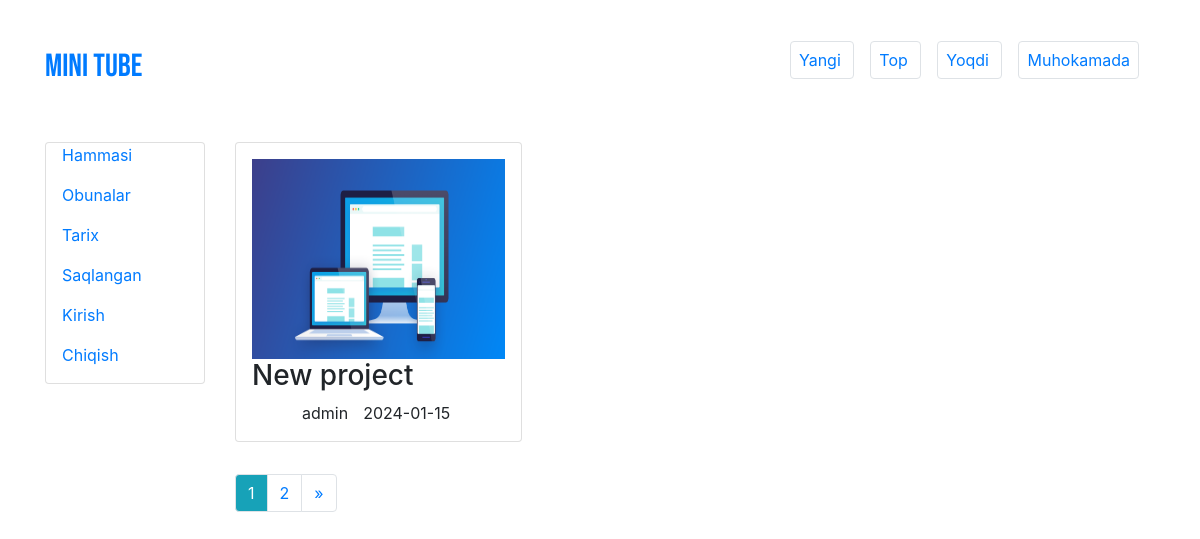
The page / on the database its author committed.
### main/models.py (models this page shows)
class VideoContent(models.Model):
    author = models.ForeignKey(User, related_name='videos', on_delete=models.CASCADE)
    category = models.ForeignKey(Category, related_name='videos', on_delete=models.PROTECT)
    title = models.CharField(max_length=255)
    file = models.FileField(upload_to="videos", blank=True)
    image = models.ImageField(upload_to="images", blank=True)
    video_url = models.URLField(max_length=255, blank=True)
    text = models.TextField(max_length=500)
    likes = models.PositiveBigIntegerField(default=0)
    dislikes = models.PositiveBigIntegerField(default=0)
    views = models.PositiveBigIntegerField(default=0)
    comments_count = models.PositiveBigIntegerField(default=0)
    reg_date = models.DateTimeField(auto_now_add=True)

### accounts/models.py (models this page shows)
class User(AbstractUser):
    phone = models.CharField(max_length=13, verbose_name="Phone" , blank=True)
    image = models.ImageField(upload_to="user_images")
    followings = models.ManyToManyField('self')
    liked_videos = models.ManyToManyField('main.VideoContent', related_name="user_liked_videos")
    watched_videos = models.ManyToManyField('main.VideoContent')

### main/views.py (the view)
# urls.py: path('',  HomeView.as_view(), name="home"),
class HomeView(View):
    def get(self, request, *args, **kwargs):
        page = 1
        if request.GET.get("page"):
            page = int(request.GET.get("page"))
        videos = VideoContent.objects.all()
        paginator = Paginator(videos , 1)
        page_objects = paginator.get_page( page )
        print()
        print(page_objects.object_list)
        print()
        context = {'videos': page_objects.object_list ,"page_objects":page_objects, 'paginator': paginator}
        return render(request, "index.html", context )

### templates/index.html (shortened to what this page needs)
<!DOCTYPE html>
<html lang="en">
<head>
    <link rel="stylesheet" href="/static/bootstrap.css">
<link rel="stylesheet" href="https://cdnjs.cloudflare.com/ajax/libs/font-awesome/6.5.1/css/all.min.css" />
</head>
<body>
    <main>
        <div class="container">
           <nav class="pt-5 d-flex justify-content-between">
                <a href="#" class="logo"> <h2> Mini Tube </h2> </a>
                <div class="filter">
                    <a href="#" class="p-2 border rounded mr-3"> Yangi </a>
                    <a href="#" class="p-2 border rounded mr-3"> Top </a>
                    <a href="#" class="p-2 border rounded mr-3"> Yoqdi </a>
                    <a href="#" class="p-2 border rounded mr-3"> Muhokamada </a>
                </div>
           </nav>
        </div>
        <div class="container mt-5">
            <div class="row">
                <div class="col-md-2">
                    <div class="card pl-3">
                        <p><a href="#"> Hammasi  </a></p>
                        <p><a href="#"> Obunalar  </a></p>
                        <p><a href="#"> Tarix  </a></p>
                        <p><a href="#"> Saqlangan  </a></p>
                        <p><a href="#"> Kirish  </a></p>
                        <p><a href="#"> Chiqish  </a></p>
                    </div>
                </div>
                <div class="col-md-10">
                    <div class="row">
                        {% for v in videos %}
                        <div class="col-md-4 mb-2">
                            <div class="card p-3">
                                <img src="{{ v.image.url }}" height="200px" alt="">
                                <h3> {{ v.title }} </h3>
                                <div class="author d-flex align-items-center">
                                    <span style="margin-left: 10px;"> {{ v.author }} </span>
                                    <span style="margin-left: 15px;">2024-01-15</span>
                                </div>
                            </div>
                        </div>
                        {% endfor %}
                        <nav aria-label="Page navigation example" class="col-md-12 mt-4">
                            <ul class="pagination">
                              <li class="page-item"><a class="page-link bg-info text-white"  href="#">
                                  {{ page_objects.number  }}
                                </a></li>
                                {% if page_objects.has_next %}
                                <li class="page-item"><a   href="?page={{ page_objects.next_page_number   }}" class="page-link" href="#">{{ page_objects.next_page_number   }}</a></li>
                              <li class="page-item">
                                <a class="page-link" href="?page={{ page_objects.next_page_number   }}" aria-label="Next">
                                  <span aria-hidden="true">»</span>
                                </a>
                              </li>
                              {% endif %}
                            </ul>
                          </nav>
                    </div>
                </div>
            </div>
        </div>
    </main>
</body>
</html>

### templates/index.html (style rules this page uses)
.logo { font-family: 'Bebas Neue', sans-serif; }

### rows shown on the page
VideoContent: image (picture), title "New project", author "admin"

### other values the page prints
{{ page_objects.number }} "1"
{{ page_objects.next_page_number }} "2"
